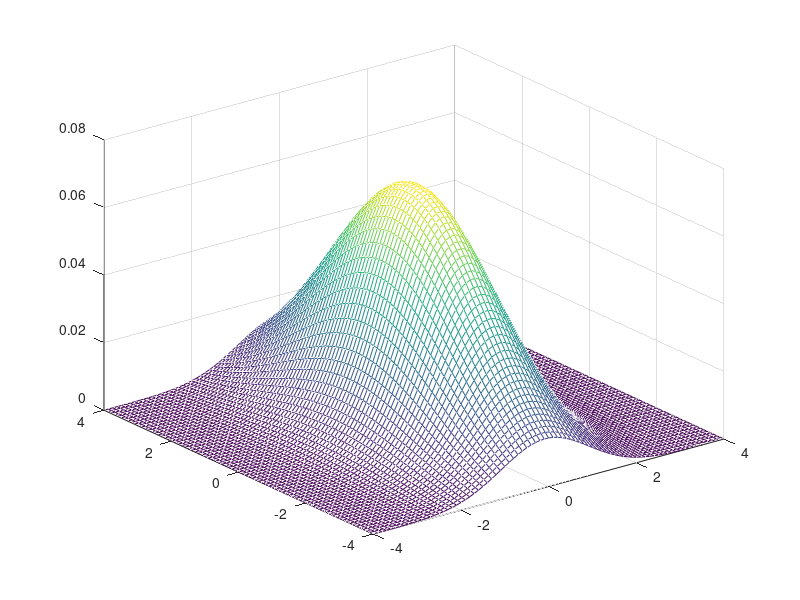
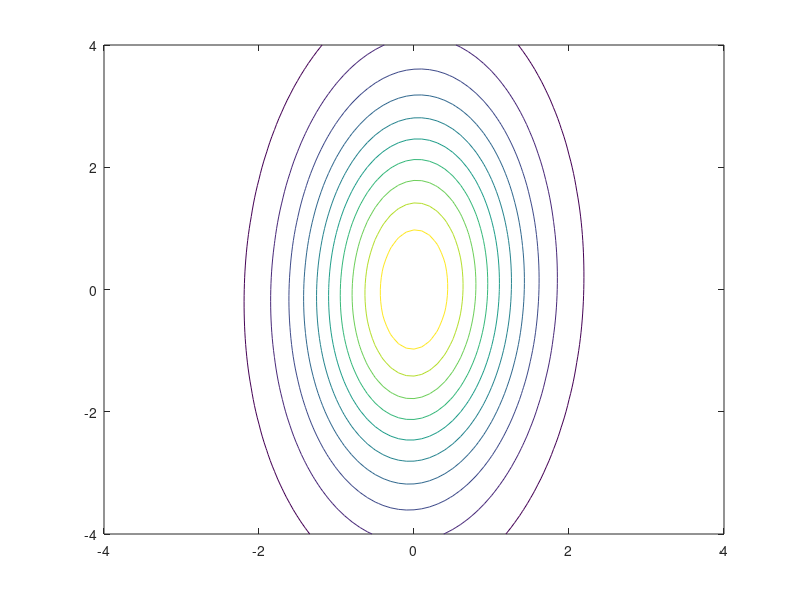

Write the MATLAB code that produced these figures, in order.

clear 

function x=mvg(mean,cov)
  %%%this is the xy plane limits
  [x y]=meshgrid(-4:0.1:4,-4:0.1:4);
  x1=[x(:) y(:)]';
  %%%multivar Gassiaan
  mn=repmat(mean,1,size(x1,2));
  mulGau= 1/(2*pi*det(cov)^(1/2))*exp(-0.5.*(x1-mn)'*inv(cov)*(x1-mn));
  G=reshape(diag(mulGau),81,81);
  figure(1);
  mesh(-4:0.1:4, -4:0.1:4, G);
  figure(2);
  contour(-4:0.1:4, -4:0.1:4, G);
  %plot3(x1(1,:),x1(2,:),diag(mulGau))
endfunction

data= load('formantdata.mat');
x = data.D;
y = data.L;
mi1 = 0;
mi2 = 0;
mi = [mi1;mi2];
sigma = [1 0; 0.2 5];

x = mvg(mi, sigma);